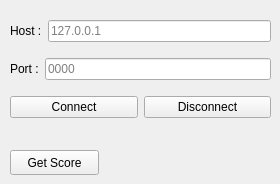
       <widget class="QWidget" name="tab_3">
        <attribute name="title">
         <string>Client</string>
        </attribute>
        <widget class="QWidget" name="layoutWidget12">
         <property name="geometry">
          <rect>
           <x>10</x>
           <y>10</y>
           <width>261</width>
           <height>121</height>
          </rect>
         </property>
         <layout class="QVBoxLayout" name="verticalLayout_9">
          <item>
           <layout class="QHBoxLayout" name="horizontalLayout_9">
            <item>
             <widget class="QLabel" name="label_6">
              <property name="text">
               <string>Host :</string>
              </property>
             </widget>
            </item>
            <item>
             <widget class="QLineEdit" name="clientHost">
              <property name="placeholderText">
               <string>127.0.0.1</string>
              </property>
             </widget>
            </item>
           </layout>
          </item>
          <item>
           <layout class="QHBoxLayout" name="horizontalLayout_10">
            <item>
             <widget class="QLabel" name="label_7">
              <property name="text">
               <string>Port :</string>
              </property>
             </widget>
            </item>
            <item>
             <widget class="QLineEdit" name="clientPort">
              <property name="placeholderText">
               <string>0000</string>
              </property>
             </widget>
            </item>
           </layout>
          </item>
          <item>
           <layout class="QHBoxLayout" name="horizontalLayout_20">
            <item>
             <widget class="QPushButton" name="clientConnectBtn">
              <property name="text">
               <string>Connect</string>
              </property>
             </widget>
            </item>
            <item>
             <widget class="QPushButton" name="clientDisconnectBtn">
              <property name="text">
               <string>Disconnect</string>
              </property>
             </widget>
            </item>
           </layout>
          </item>
         </layout>
        </widget>
        <widget class="QPushButton" name="clientGetScoreBtn">
         <property name="geometry">
          <rect>
           <x>10</x>
           <y>150</y>
           <width>89</width>
           <height>25</height>
          </rect>
         </property>
         <property name="text">
          <string>Get Score</string>
         </property>
        </widget>
       </widget>
